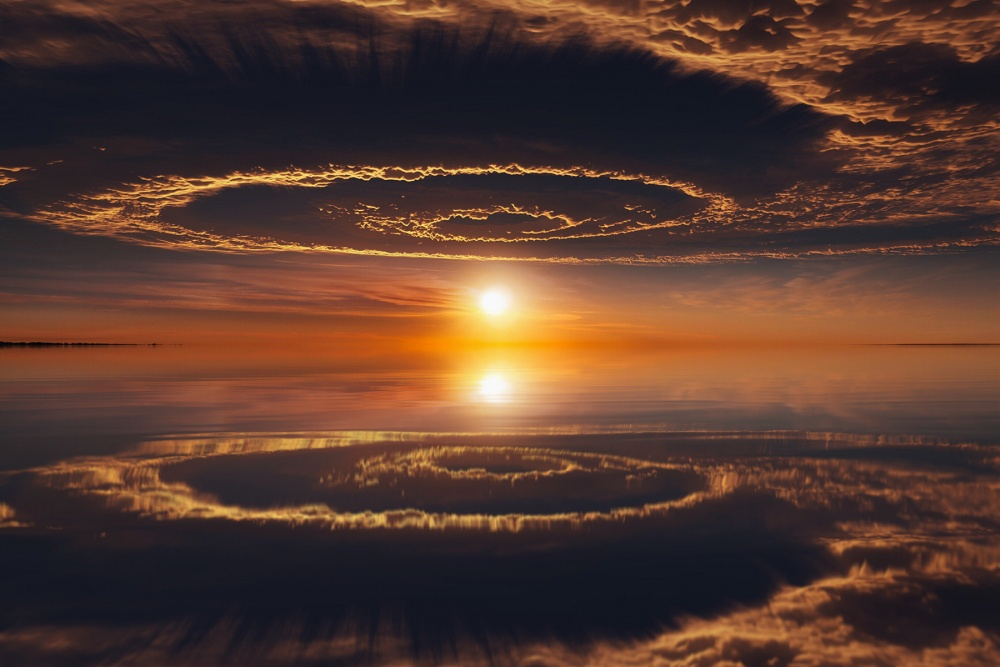
#> input picture images/1.jpg, 1000 x 667 px, found by its file name
$ jupyter execute 03.ipynb
#> lines starting #> are read from the running program, lines starting #| are printed output that depends on the picture
### imgtools.py
import os
from PIL import Image
import numpy as np
import matplotlib.pyplot as plt


def load_image(image_path):
    """
        Đọc ảnh từ đường dẫn cho trước và trả về đối tượng ảnh
        Args: image_path
        Returns: đối tượng hình ảnh
    """
    try:
        img = Image.open(image_path)
#> img is the input picture: PIL image 1000x667 RGB; mean R, G, B 86.6, 57.8, 46.6
        return img
    except Exception as e:
        print("Lỗi khi đọc hình ảnh từ: ", image_path, " ", e)
        return None

# [42 lines left out: functions is_image_file, get_image_list, histogram_equalization, not called in this run]

### 03.ipynb
[cell 1]
# Import lớp Image
from PIL import Image
from imgtools import *
from IPython.display import display # to display images

[cell 2]
# Đường dẫn ảnh
my_path = 'C:/Users/QUOC DAT/Downloads/computer-vision-main/computer-vision-main/images/1.jpg'

[cell 3]
# Đọc ảnh
img = load_image(my_path)

[cell 4]
display(img)

[cell 5]
print(img.size)
#| (1000, 667)

[cell 6]
new_sz = (1000,1000)
new_img = img.resize(new_sz)
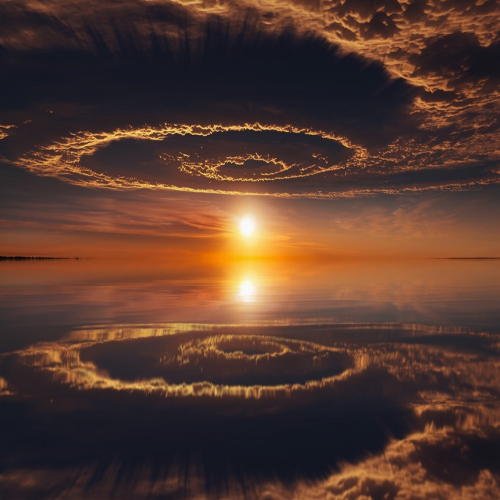
#> new_img: PIL image 1000x1000 RGB (shown at 1/2 size); mean R, G, B 86.6, 57.8, 46.6
display(new_img)

[cell 7]
thumbnail_size = (50,50)
img.thumbnail(thumbnail_size)
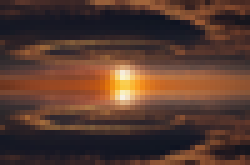
#> img: PIL image 50x33 RGB (shown 5 times larger); mean R, G, B 86.6, 57.7, 46.6
display(img)

$ run again, with images/3.jpg copied over images/1.jpg
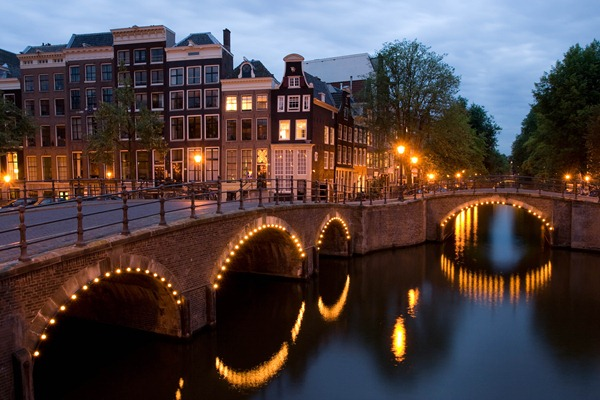
#> input picture images/3.jpg, 600 x 400 px, found by its file name
#> in load_image, img is the input picture: PIL image 600x400 RGB; mean R, G, B 79.8, 67.1, 67.7
#| (600, 400)
#> `new_img = img.resize(new_sz)`:
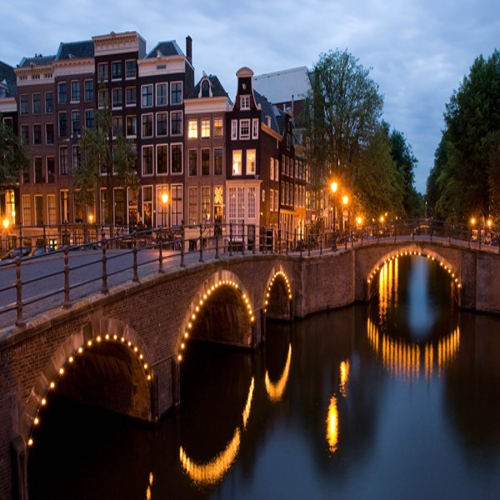
#> new_img: PIL image 1000x1000 RGB (shown at 1/2 size); mean R, G, B 79.8, 67.1, 67.7
#> `img.thumbnail(thumbnail_size)`:
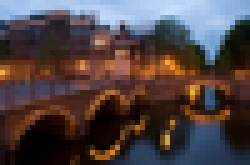
#> img: PIL image 50x33 RGB (shown 5 times larger); mean R, G, B 79.8, 67.1, 67.7

$ run again, with images/4.jpg copied over images/1.jpg
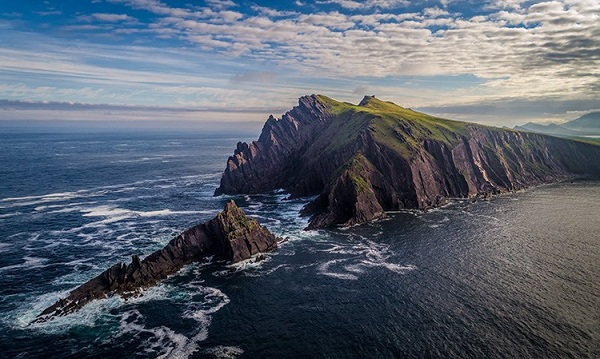
#> input picture images/4.jpg, 600 x 359 px, found by its file name
#> in load_image, img is the input picture: PIL image 600x359 RGB; mean R, G, B 89.6, 98.1, 110.6
#| (600, 359)
#> `new_img = img.resize(new_sz)`:
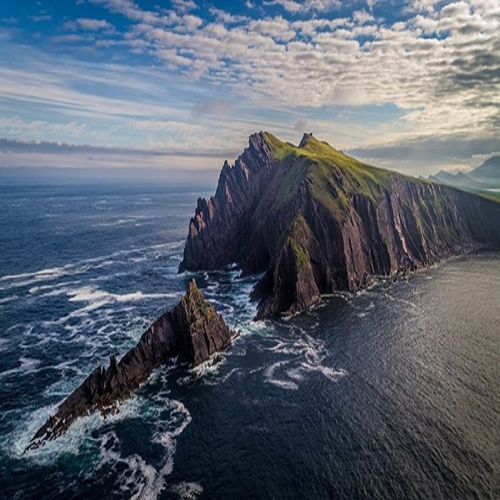
#> new_img: PIL image 1000x1000 RGB (shown at 1/2 size); mean R, G, B 89.6, 98.1, 110.6
#> `img.thumbnail(thumbnail_size)`:
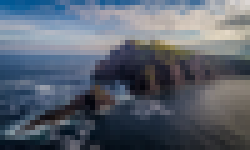
#> img: PIL image 50x30 RGB (shown 5 times larger); mean R, G, B 89.6, 98.1, 110.6
